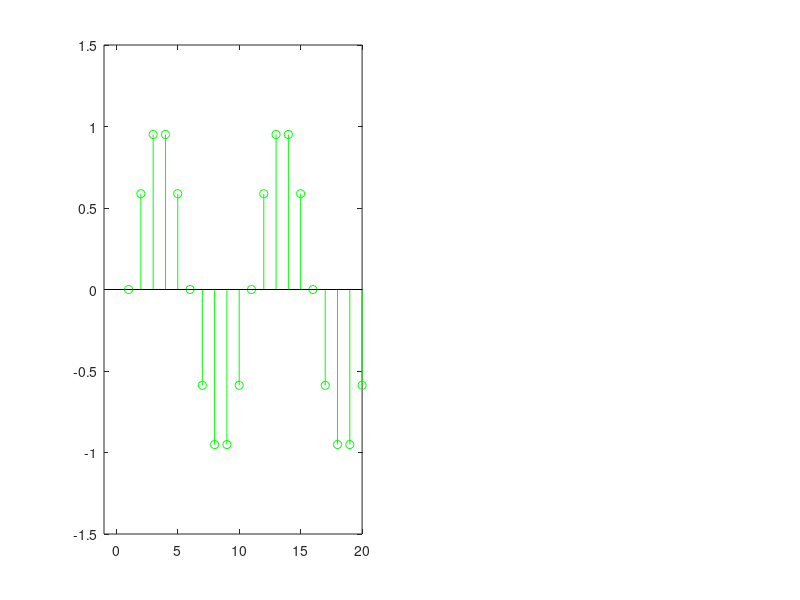

Write MATLAB code to recreate this figure. (Note: this script raises an error after producing the figure.)
N = 20; % Signal length
n = 0:N-1; % Time variable
v01 = 0.1; % Normalized frequency
v02 = 0.4; 
x1 = sin(2*pi*v01*n);
x2 = sin(2*pi*v02*n);

y1 = filter([0.1 0.2 0.1],[1 -0.9 0.3],x1);
y2 = filter([0.1 0.2 0.1],[1 -0.9 0.3],x2);

subplot(1,2,1)
stem(x1, 'g');
axis([-1 20 -1.5 1.5]);
hold on

stem(x2, 'k', '.');
axis([-1 20 -1.5 1.5]);
xlabel('n'); ylabel('x1[n] and x2[n]');
legend('= insingal x1[n]','= insignal x2[n]')

subplot(1,2,2)
stem(y1, 'g');
axis([-1 20 -1.5 1.5]);
hold on

stem(y2, 'k', '.');
axis([-1 20 -1.5 1.5]);
xlabel('n'); ylabel('y1[n] and y2[n]');
legend('= utgsingal y1[n]','= utsignal y2[n]')
